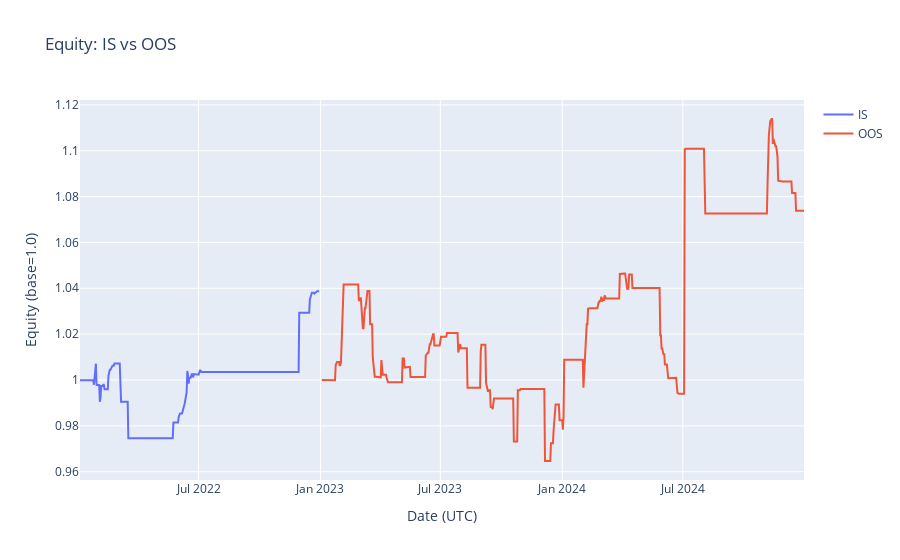

This figure's notebook cell:
### Code cell
import pandas as pd
import numpy as np
import plotly.graph_objects as go
from pathlib import Path

root = Path(r"C:\Users\speed\Desktop\Forex CFD's system\data")
is_eq = pd.read_csv(root/"IS_candidate_equity.csv", parse_dates=['ts']).set_index('ts')['portfolio_equity']
oos_eq = pd.read_csv(root/"OOS_candidate_equity.csv", parse_dates=['ts']).set_index('ts')['portfolio_equity']

def metrics(port):
    r = port.pct_change().dropna()
    years = (port.index[-1]-port.index[0]).days/365.25
    cagr = port.iloc[-1]**(1/years)-1 if years>0 else np.nan
    vol = r.std()*np.sqrt(252) if len(r)>2 else np.nan
    dd = (port/port.cummax()-1).min() if len(port)>1 else np.nan
    sharpe = cagr/vol if isinstance(vol,float) and vol>0 else np.nan
    mar = cagr/abs(dd) if isinstance(dd,float) and dd<0 else np.nan
    return dict(CAGR=cagr, VOL=vol, Sharpe=sharpe, MaxDD=dd, MAR=mar)

print("IS:", metrics(is_eq))
print("OOS:", metrics(oos_eq))

fig = go.Figure()
fig.add_trace(go.Scatter(x=is_eq.index, y=is_eq, name="IS"))
fig.add_trace(go.Scatter(x=oos_eq.index, y=oos_eq, name="OOS"))
fig.update_layout(title="Equity: IS vs OOS", xaxis_title="Date (UTC)", yaxis_title="Equity (base=1.0)")
fig.show()

### Figure 1 — Plotly figure (JSON) as saved in the notebook; plotly's stock layout.template omitted (floating-point values rounded to 4 significant figures; data arrays with more than 128 entries replaced by an {"elided": "..."} marker saying what was removed)
{"data": [{"name": "IS", "type": "scatter", "x": {"elided": "309 str values"}, "y": {"elided": "309 float values"}}, {"name": "OOS", "type": "scatter", "x": {"elided": "621 str values"}, "y": {"elided": "621 float values"}}], "layout": {"title": {"text": "Equity: IS vs OOS"}, "xaxis": {"title": {"text": "Date (UTC)"}}, "yaxis": {"title": {"text": "Equity (base=1.0)"}}}}
